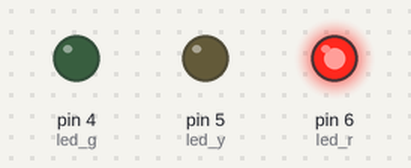
A sketch run on a simulated Arduino Uno, built with avr-gcc and run on an emulated ATmega328P. Shown: output pins drawn as LEDs (lit = HIGH).

Above: at 0.2 s.
At 0.7 s:
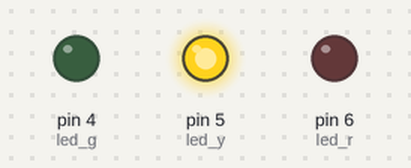
At 2.7 s:
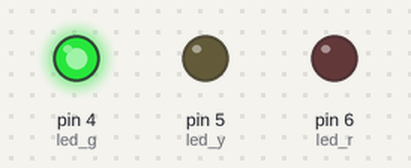
Timing chart, 0 to 3.5 s (numbered marks = the images above):
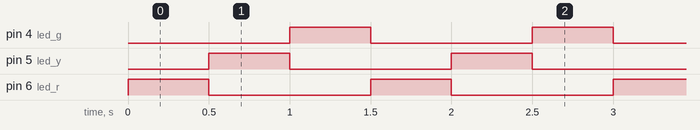

Measured:
- by itself, pin 4 (led_g), pin 5 (led_y), pin 6 (led_r): alternates HIGH for 0.50 s and LOW for 1.0 s
- by itself, everything shown: repeats every 1.5 s, in 3 steps

The sketch:

pisca.ino
```cpp
#define led_r 6
#define led_y 5
#define led_g 4

void setup()
{
  pinMode(6, OUTPUT);
  pinMode(led_y, OUTPUT);
  pinMode(led_g, OUTPUT);


}

void loop()
{
  digitalWrite(led_r, HIGH);
  digitalWrite(led_y, LOW);
  digitalWrite(led_g, LOW);
  delay(500);
  digitalWrite(led_r, LOW);
  digitalWrite(led_y, HIGH);
  digitalWrite(led_g, LOW);
  delay(500);
  digitalWrite(led_r, LOW);
  digitalWrite(led_y, LOW);
  digitalWrite(led_g, HIGH);
  delay(500);
}
```
